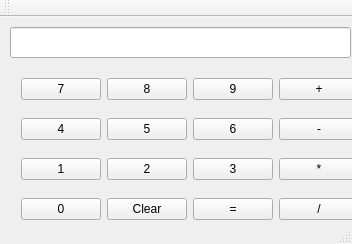
<?xml version="1.0" encoding="UTF-8"?>
<ui version="4.0">
 <class>Calculator</class>
 <widget class="QMainWindow" name="Calculator">
  <property name="geometry">
   <rect>
    <x>0</x>
    <y>0</y>
    <width>352</width>
    <height>244</height>
   </rect>
  </property>
  <property name="windowTitle">
   <string>Calculator</string>
  </property>
  <widget class="QWidget" name="centralWidget">
   <widget class="QLineEdit" name="Display">
    <property name="geometry">
     <rect>
      <x>10</x>
      <y>10</y>
      <width>341</width>
      <height>31</height>
     </rect>
    </property>
   </widget>
   <widget class="QWidget" name="layoutWidget">
    <property name="geometry">
     <rect>
      <x>10</x>
      <y>90</y>
      <width>340</width>
      <height>27</height>
     </rect>
    </property>
    <layout class="QHBoxLayout" name="horizontalLayout_2">
     <property name="sizeConstraint">
      <enum>QLayout::SetFixedSize</enum>
     </property>
     <item>
      <widget class="QPushButton" name="Button4">
       <property name="text">
        <string>4</string>
       </property>
      </widget>
     </item>
     <item>
      <widget class="QPushButton" name="Button5">
       <property name="text">
        <string>5</string>
       </property>
      </widget>
     </item>
     <item>
      <widget class="QPushButton" name="Button6">
       <property name="text">
        <string>6</string>
       </property>
      </widget>
     </item>
     <item>
      <widget class="QPushButton" name="Minus">
       <property name="text">
        <string>-</string>
       </property>
      </widget>
     </item>
    </layout>
   </widget>
   <widget class="QWidget" name="layoutWidget_2">
    <property name="geometry">
     <rect>
      <x>10</x>
      <y>130</y>
      <width>340</width>
      <height>27</height>
     </rect>
    </property>
    <layout class="QHBoxLayout" name="horizontalLayout_3">
     <property name="sizeConstraint">
      <enum>QLayout::SetFixedSize</enum>
     </property>
     <item>
      <widget class="QPushButton" name="Button1">
       <property name="sizePolicy">
        <sizepolicy hsizetype="Preferred" vsizetype="Fixed">
         <horstretch>0</horstretch>
         <verstretch>0</verstretch>
        </sizepolicy>
       </property>
       <property name="text">
        <string>1</string>
       </property>
      </widget>
     </item>
     <item>
      <widget class="QPushButton" name="Button2">
       <property name="sizePolicy">
        <sizepolicy hsizetype="Preferred" vsizetype="Fixed">
         <horstretch>0</horstretch>
         <verstretch>0</verstretch>
        </sizepolicy>
       </property>
       <property name="text">
        <string>2</string>
       </property>
      </widget>
     </item>
     <item>
      <widget class="QPushButton" name="Button3">
       <property name="text">
        <string>3</string>
       </property>
      </widget>
     </item>
     <item>
      <widget class="QPushButton" name="Multiply">
       <property name="text">
        <string>*</string>
       </property>
      </widget>
     </item>
    </layout>
   </widget>
   <widget class="QWidget" name="layoutWidget_3">
    <property name="geometry">
     <rect>
      <x>10</x>
      <y>170</y>
      <width>340</width>
      <height>27</height>
     </rect>
    </property>
    <layout class="QHBoxLayout" name="horizontalLayout_4">
     <property name="sizeConstraint">
      <enum>QLayout::SetFixedSize</enum>
     </property>
     <item>
      <widget class="QPushButton" name="Button0">
       <property name="text">
        <string>0</string>
       </property>
      </widget>
     </item>
     <item>
      <widget class="QPushButton" name="ClearButton">
       <property name="sizePolicy">
        <sizepolicy hsizetype="Preferred" vsizetype="Fixed">
         <horstretch>0</horstretch>
         <verstretch>0</verstretch>
        </sizepolicy>
       </property>
       <property name="text">
        <string>Clear</string>
       </property>
      </widget>
     </item>
     <item>
      <widget class="QPushButton" name="EqualButton">
       <property name="sizePolicy">
        <sizepolicy hsizetype="Preferred" vsizetype="Fixed">
         <horstretch>0</horstretch>
         <verstretch>0</verstretch>
        </sizepolicy>
       </property>
       <property name="text">
        <string>=</string>
       </property>
      </widget>
     </item>
     <item>
      <widget class="QPushButton" name="Divide">
       <property name="text">
        <string>/</string>
       </property>
      </widget>
     </item>
    </layout>
   </widget>
   <widget class="QWidget" name="layoutWidget">
    <property name="geometry">
     <rect>
      <x>10</x>
      <y>50</y>
      <width>340</width>
      <height>27</height>
     </rect>
    </property>
    <layout class="QHBoxLayout" name="horizontalLayout">
     <property name="sizeConstraint">
      <enum>QLayout::SetFixedSize</enum>
     </property>
     <item>
      <widget class="QPushButton" name="Button7">
       <property name="sizePolicy">
        <sizepolicy hsizetype="Fixed" vsizetype="Fixed">
         <horstretch>0</horstretch>
         <verstretch>0</verstretch>
        </sizepolicy>
       </property>
       <property name="text">
        <string>7</string>
       </property>
      </widget>
     </item>
     <item>
      <widget class="QPushButton" name="Button8">
       <property name="text">
        <string>8</string>
       </property>
      </widget>
     </item>
     <item>
      <widget class="QPushButton" name="Button9">
       <property name="text">
        <string>9</string>
       </property>
      </widget>
     </item>
     <item>
      <widget class="QPushButton" name="Plus">
       <property name="text">
        <string>+</string>
       </property>
      </widget>
     </item>
    </layout>
   </widget>
  </widget>
  <widget class="QToolBar" name="mainToolBar">
   <attribute name="toolBarArea">
    <enum>TopToolBarArea</enum>
   </attribute>
   <attribute name="toolBarBreak">
    <bool>false</bool>
   </attribute>
  </widget>
  <widget class="QStatusBar" name="statusBar"/>
 </widget>
 <layoutdefault spacing="6" margin="11"/>
 <resources/>
 <connections/>
</ui>
